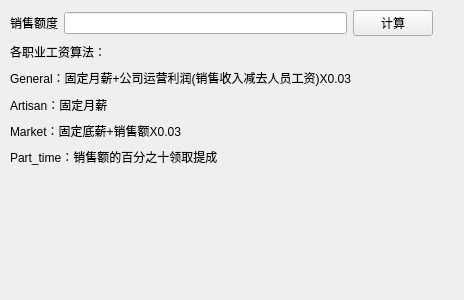
<?xml version="1.0" encoding="UTF-8"?>
<ui version="4.0">
 <class>sixthwindow</class>
 <widget class="QWidget" name="sixthwindow">
  <property name="geometry">
   <rect>
    <x>0</x>
    <y>0</y>
    <width>464</width>
    <height>300</height>
   </rect>
  </property>
  <property name="windowTitle">
   <string>Form</string>
  </property>
  <widget class="QWidget" name="">
   <property name="geometry">
    <rect>
     <x>10</x>
     <y>10</y>
     <width>423</width>
     <height>157</height>
    </rect>
   </property>
   <layout class="QVBoxLayout" name="verticalLayout_3">
    <item>
     <layout class="QHBoxLayout" name="horizontalLayout_2">
      <item>
       <layout class="QHBoxLayout" name="horizontalLayout">
        <item>
         <widget class="QLabel" name="label">
          <property name="text">
           <string>销售额度</string>
          </property>
         </widget>
        </item>
        <item>
         <widget class="QLineEdit" name="lineEdit"/>
        </item>
       </layout>
      </item>
      <item>
       <widget class="QPushButton" name="pushButton">
        <property name="text">
         <string>计算</string>
        </property>
       </widget>
      </item>
     </layout>
    </item>
    <item>
     <layout class="QVBoxLayout" name="verticalLayout_2">
      <item>
       <layout class="QVBoxLayout" name="verticalLayout">
        <item>
         <widget class="QLabel" name="label_2">
          <property name="text">
           <string>各职业工资算法：</string>
          </property>
         </widget>
        </item>
        <item>
         <widget class="QLabel" name="label_3">
          <property name="text">
           <string>General：固定月薪+公司运营利润(销售收入减去人员工资)X0.03</string>
          </property>
         </widget>
        </item>
        <item>
         <widget class="QLabel" name="label_4">
          <property name="text">
           <string>Artisan：固定月薪</string>
          </property>
         </widget>
        </item>
        <item>
         <widget class="QLabel" name="label_5">
          <property name="text">
           <string>Market：固定底薪+销售额X0.03</string>
          </property>
         </widget>
        </item>
        <item>
         <widget class="QLabel" name="label_6">
          <property name="text">
           <string>Part_time：销售额的百分之十领取提成</string>
          </property>
         </widget>
        </item>
       </layout>
      </item>
     </layout>
    </item>
   </layout>
  </widget>
  <zorder>label</zorder>
  <zorder>lineEdit</zorder>
  <zorder>label_2</zorder>
  <zorder>label_3</zorder>
  <zorder>pushButton</zorder>
  <zorder>label_4</zorder>
  <zorder>label_5</zorder>
  <zorder>label_6</zorder>
  <zorder></zorder>
 </widget>
 <resources/>
 <connections/>
</ui>
